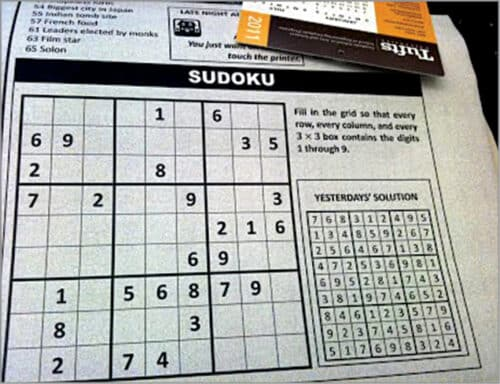
#> input picture 3.computer_vision/3.1.data_preparation/sudoku2.jpg, 500 x 384 px
$ jupyter execute 3.1.5.tarea_rebecan_improc_enunciado.ipynb
#> lines starting #> are read from the running program, lines starting #| are printed output that depends on the picture; after the words box and inside, x2 and y2 are one past the last pixel; in counts of white or black regions, pixels touching at a corner belong together
# Tarea 1: Procesamiento de imagenes
En esta tarea usted debera aplicar los conceptos aprendidos sobre procesamiento de imagenes para pre procesar una imagen de un periodico que contiene una imagen de un sudoku.

El preprocesamiento debera incluir:

1. Carga y conversion de espacios de color
2. Filtrado y difuminado para reduccion de ruido
3. Correccion de perspectiva
4. Binarizacion y resaltado de caracteristicas importantes

Se incluye un ejemplo de como debería quedar la imagen final

## Instrucciones

Enviar el notebook de python comprimido en formato .zip a la direccion de correo electrónico: eduardo.laruta+tareas@gmail.com.

En el asunto ponga: Tarea 1 - Topicos IA
y en el contenido debe detallar su nombre completo y código.
Envíe el archivo .zip como un archivo adjunto al correo.

[cell 1]
import numpy as np
import cv2
import matplotlib.pyplot as plt

def display_gray(img, title="gray"):
    plt.imshow(img, cmap="gray")
    plt.title(title)
    plt.xticks([])
    plt.yticks([])

def display_gray2(img1, img2):
    plt.subplot(121)
    plt.imshow(img1, cmap="gray")
    plt.title("Original")
    plt.xticks([])
    plt.yticks([])
    plt.subplot(122)
    plt.imshow(img2, cmap="gray")
    plt.title("procesada")
    plt.xticks([])
    plt.yticks([])

def display_gray_row(*imgs):
    for i, img in enumerate(imgs):
        plt.subplot(1, len(imgs), i + 1)
        plt.imshow(img, cmap="gray")
        plt.title(f"{i}")
        plt.xticks([])
        plt.yticks([])

Realice las operaciones pertinentes para obtener un resultado similar al mostrado a continuacion:

[cell 2]
sudoku_og = cv2.imread("sudoku2.jpg")
#> sudoku_og is the input picture: shape (384, 500, 3); mean B, G, R 166.7, 170.2, 168.4
resultado = cv2.imread("sudoku_procesada.png")
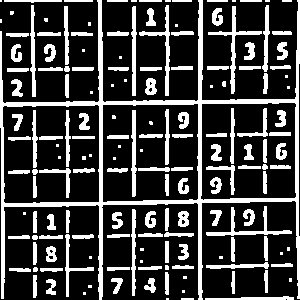
#> input picture 3.computer_vision/3.1.data_preparation/sudoku_procesada.png, 300 x 300 px
#> resultado is the input picture: shape (300, 300, 3); 24% white; 163 white regions (41 under 20 px), largest, box (x1, y1, x2, y2) and area: (0, 0, 300, 300) 6840, (208, 6, 262, 94) 520, (206, 206, 292, 236) 482
display_gray2(sudoku_og, resultado)
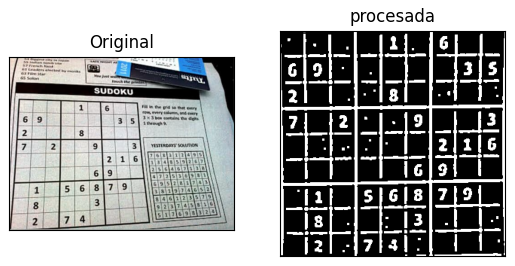
#> figure drawn by matplotlib, 2 panels; B, G, R data is drawn as R, G, B

[cell 3]
sudoku_og = cv2.imread("sudoku2.jpg")
sudoku_gray = cv2.cvtColor(sudoku_og, cv2.COLOR_BGR2GRAY)
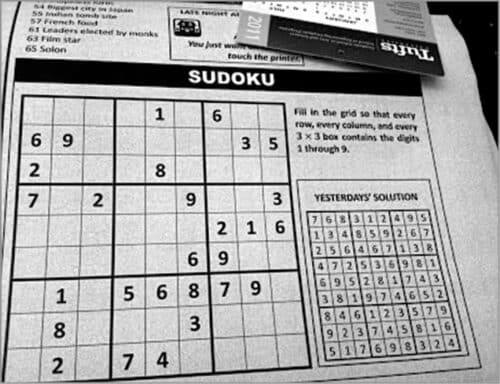
#> sudoku_gray: shape (384, 500); min 0, max 255, mean 169.3
display_gray(sudoku_gray, "gray")
sudoku_blur = cv2.GaussianBlur(sudoku_gray, (5, 5), 0)
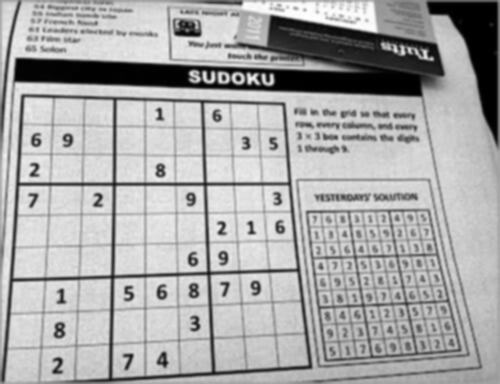
#> sudoku_blur: shape (384, 500); min 0, max 254, mean 169.2
display_gray(sudoku_blur, "blur")
sudoku_canny = cv2.Canny(sudoku_blur, 50, 150)
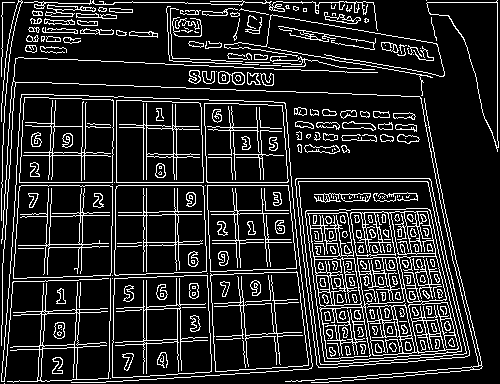
#> sudoku_canny: shape (384, 500); 15% white in thin lines or dots
display_gray(sudoku_canny, "canny")

#enfoque solo en el sudoku con roi
display_gray(sudoku_canny[60:500, 0:310], "canny recortado")
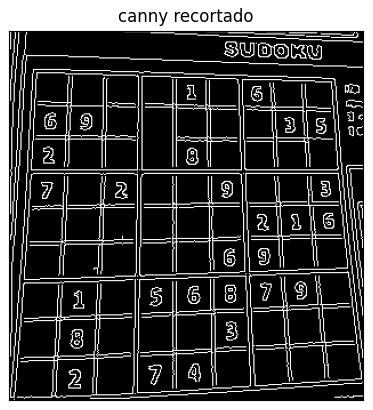
#> figure drawn by matplotlib, 1 panel
